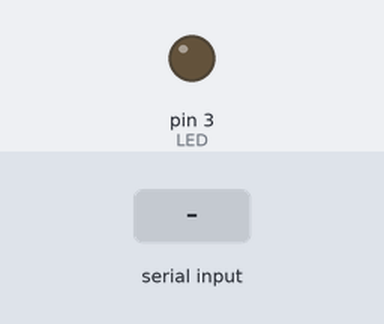
Recording of a sketch running on a simulated Arduino Uno, built with avr-gcc and run on an emulated ATmega328P. On the bench: output pins drawn as LEDs (lit = HIGH). The inputs (shaded band) are chosen by the test bench.

Above: at 1.2 s.
1.3 s: "H" received over Serial
At 2.0 s:
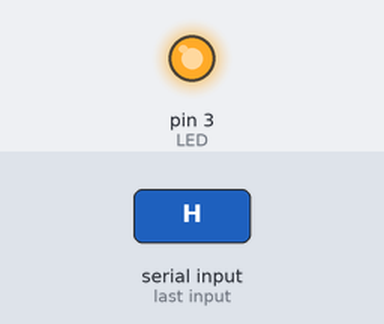
2.8 s: "L" received over Serial
At 3.1 s:
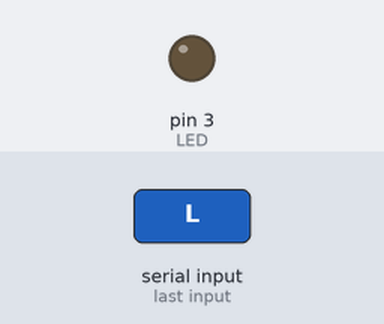
Timing chart, 0 to 5.8 s (numbered marks = the images above; inputs shaded):
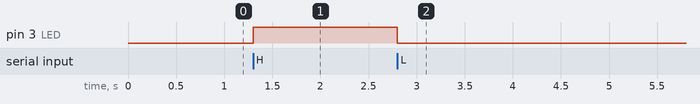

The sketch:

transmitter.ino
```cpp
#define LED 3


void setup() {
    pinMode(LED, OUTPUT);
    Serial.begin(19200);
}

void loop() {
    if (Serial.available()) {
        char serialListener = Serial.read();
        if (serialListener == 'H') {
            analogWrite(LED, 255);
        }
        if (serialListener == 'L') {
            analogWrite(LED, 0);
        }
    }
}
```

Measured:
- after the input at 1.3 s, pin 3 (LED): LOW → HIGH at once
- after the input at 2.8 s, pin 3 (LED): HIGH → LOW at once
